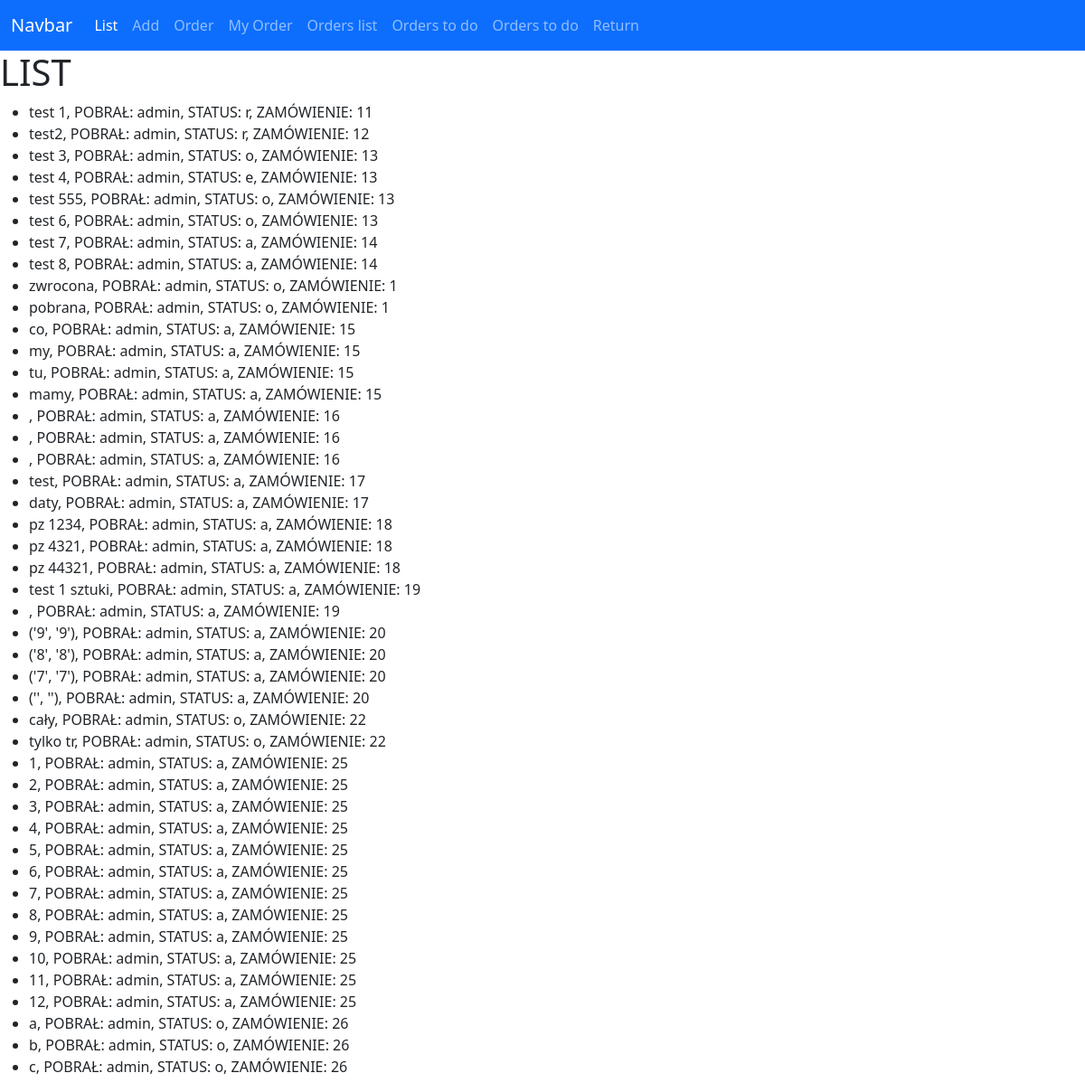
Before: /files/list/ with the older database file.
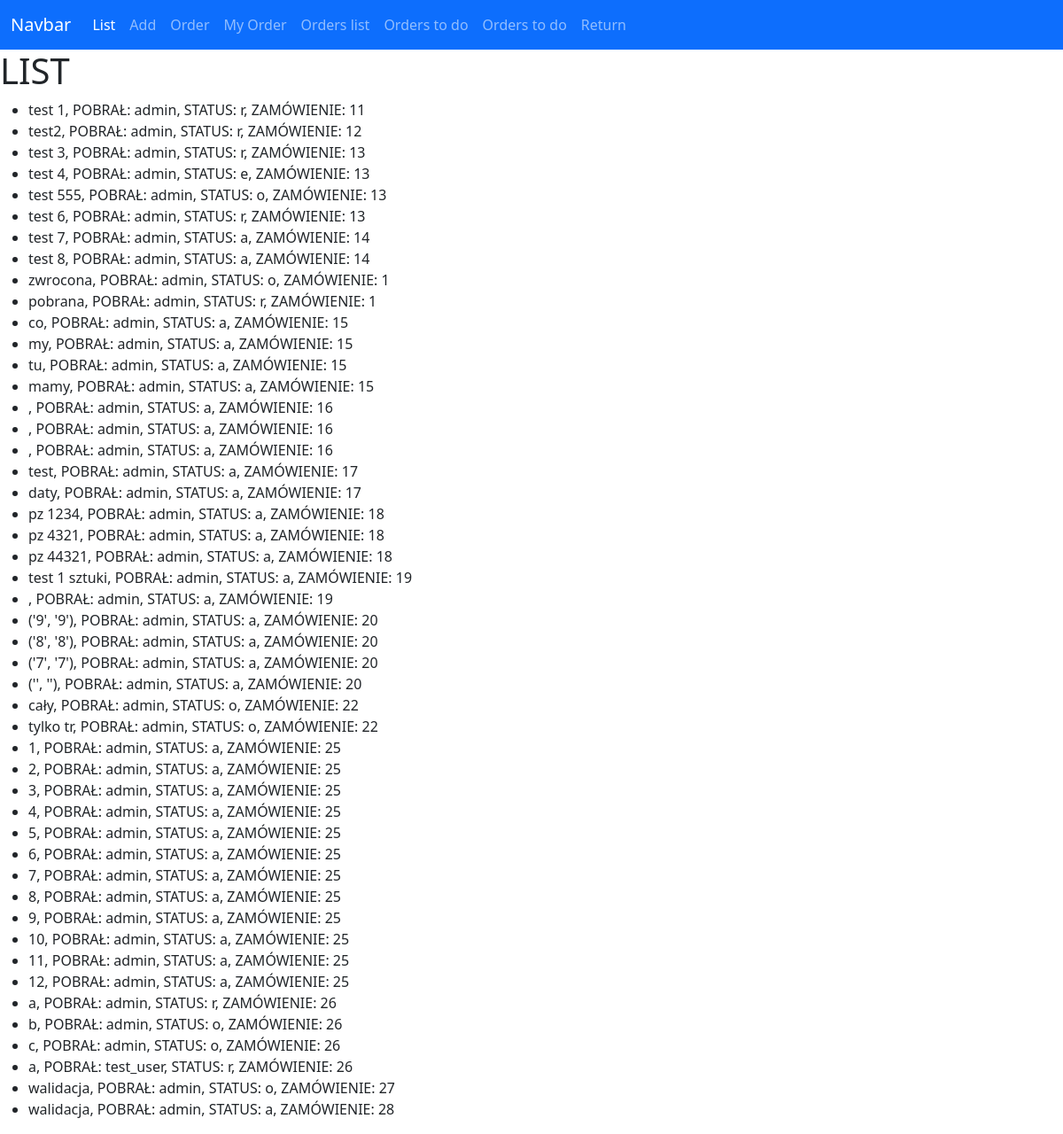
After: the same page with the newer database file.
### files/models.py (models this page shows, shortened)
class Vehicle(models.Model):
    tr = models.CharField(max_length=8)
    transfer_date = models.DateTimeField(blank=True, null=True)
    return_date = models.DateTimeField(blank=True, null=True)
    responsible_person = models.ForeignKey(User, related_name="vehicles", on_delete=models.RESTRICT)
    comments = models.CharField(max_length=100)
    LOAN_STATUS = (
        ('a', 'Awaits'),
        ('o', 'On Loan'),
        ('r', 'Returned'),
        ('e', 'rejected')
    )
    status = models.CharField(max_length=1, blank=True, choices=LOAN_STATUS, default='a')
    order = models.ForeignKey(Order, related_name="vehicles", on_delete=models.SET_NULL, null=True)
    def __str__(self) -> str:
        return f"{self.tr}, POBRAŁ: {self.responsible_person}, STATUS: {self.status}, ZAMÓWIENIE: {self.order.id}"

class Order(models.Model):
    order_date = models.DateTimeField()
    orderer = models.ForeignKey(User, related_name="orders", on_delete=models.RESTRICT)

### files/views.py (the view)
# urls.py: path('list/', views.list_cars, name='list'),
def list_cars(request):
    context = {'vehicle_list': Vehicle.objects.all()}
    return render(request, 'files/list.html', context=context)

### files/templates/files/list.html
{% extends 'home.html' %}
{% block content %}
    <h1>LIST</h1>
    <ul>
        {% for car in vehicle_list %}
            <li>{{car}}</li>
        {% endfor %}
    </ul>
{% endblock content %}

### templates/home.html (shortened to what this page needs)
<html lang="en">
<head>
    <link href="https://cdn.jsdelivr.net/npm/bootstrap@5.3.0-alpha1/dist/css/bootstrap.min.css" rel="stylesheet">
</head>
<body>
    <nav class="navbar navbar-expand-lg bg-primary" data-bs-theme="dark">
        <div class="container-fluid">
          <a class="navbar-brand" href="#">Navbar</a>
          <div class="collapse navbar-collapse" id="navbarNavAltMarkup">
            <div class="navbar-nav">
              <a class="nav-link active" aria-current="page" href={% url "files:list" %}>List</a>
              <a class="nav-link" href={% url "files:add" %}>Add</a>
              <a class="nav-link" href={% url "files:order" %}>Order</a>
              <a class="nav-link" href={% url "files:my_order" %}>My Order</a>
              <a class="nav-link" href={% url "files:orders" %}>Orders list</a>
              <a class="nav-link" href={% url "files:orderstodo" %}>Orders to do</a>
              <a class="nav-link" href="/files/orders_to_do/a">Orders to do</a>
              <a class="nav-link" href="/files/return">Return</a>
            </div>
          </div>
        </div>
      </nav>
      {% block content %}
      {% endblock content %}
</body>
</html>

Changed rows visible on the page:
changed Vehicle: tr+responsible_person+status "test 3, POBRAŁ: admin, STATUS: o, ZAMÓWIENIE: 13" → "test 3, POBRAŁ: admin, STATUS: r, ZAMÓWIENIE: 13"
changed Vehicle: tr+responsible_person+status "test 6, POBRAŁ: admin, STATUS: o, ZAMÓWIENIE: 13" → "test 6, POBRAŁ: admin, STATUS: r, ZAMÓWIENIE: 13"
changed Vehicle: tr+responsible_person+status "pobrana, POBRAŁ: admin, STATUS: o, ZAMÓWIENIE: 1" → "pobrana, POBRAŁ: admin, STATUS: r, ZAMÓWIENIE: 1"
changed Vehicle: tr+responsible_person+status "a, POBRAŁ: admin, STATUS: o, ZAMÓWIENIE: 26" → "a, POBRAŁ: admin, STATUS: r, ZAMÓWIENIE: 26"
added Vehicle: tr+responsible_person+status "a, POBRAŁ: test_user, STATUS: r, ZAMÓWIENIE: 26"
added Vehicle: tr+responsible_person+status "walidacja, POBRAŁ: admin, STATUS: o, ZAMÓWIENIE: 27"
added Vehicle: tr+responsible_person+status "walidacja, POBRAŁ: admin, STATUS: a, ZAMÓWIENIE: 28"
